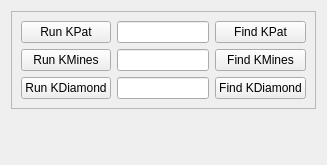
<?xml version="1.0" encoding="UTF-8"?>
<ui version="4.0">
 <class>MainBox</class>
 <widget class="QWidget" name="MainBox">
  <property name="geometry">
   <rect>
    <x>0</x>
    <y>0</y>
    <width>327</width>
    <height>165</height>
   </rect>
  </property>
  <property name="windowTitle">
   <string>Dialog</string>
  </property>
  <layout class="QVBoxLayout" name="verticalLayout">
   <item>
    <widget class="QFrame" name="frame">
     <property name="sizePolicy">
      <sizepolicy hsizetype="Preferred" vsizetype="Fixed">
       <horstretch>0</horstretch>
       <verstretch>0</verstretch>
      </sizepolicy>
     </property>
     <property name="frameShape">
      <enum>QFrame::StyledPanel</enum>
     </property>
     <property name="frameShadow">
      <enum>QFrame::Raised</enum>
     </property>
     <layout class="QHBoxLayout" name="horizontalLayout">
      <item>
       <layout class="QGridLayout" name="gridLayout">
        <item row="1" column="1">
         <widget class="QLineEdit" name="le_kmines">
          <property name="readOnly">
           <bool>true</bool>
          </property>
         </widget>
        </item>
        <item row="2" column="0">
         <widget class="QPushButton" name="btn_kdiamond">
          <property name="text">
           <string>Run KDiamond</string>
          </property>
         </widget>
        </item>
        <item row="2" column="1">
         <widget class="QLineEdit" name="le_kdiamond">
          <property name="readOnly">
           <bool>true</bool>
          </property>
         </widget>
        </item>
        <item row="0" column="0">
         <widget class="QPushButton" name="btn_kpat">
          <property name="text">
           <string>Run KPat</string>
          </property>
         </widget>
        </item>
        <item row="1" column="0">
         <widget class="QPushButton" name="btn_kmines">
          <property name="text">
           <string>Run KMines</string>
          </property>
         </widget>
        </item>
        <item row="0" column="1">
         <widget class="QLineEdit" name="le_kpat">
          <property name="readOnly">
           <bool>true</bool>
          </property>
         </widget>
        </item>
        <item row="0" column="2">
         <widget class="QPushButton" name="btn_find_kpat">
          <property name="text">
           <string>Find KPat</string>
          </property>
         </widget>
        </item>
        <item row="1" column="2">
         <widget class="QPushButton" name="btn_find_kmines">
          <property name="text">
           <string>Find KMines</string>
          </property>
         </widget>
        </item>
        <item row="2" column="2">
         <widget class="QPushButton" name="btn_find_kdiamond">
          <property name="text">
           <string>Find KDiamond</string>
          </property>
         </widget>
        </item>
       </layout>
      </item>
     </layout>
    </widget>
   </item>
   <item>
    <spacer name="verticalSpacer">
     <property name="orientation">
      <enum>Qt::Vertical</enum>
     </property>
     <property name="sizeHint" stdset="0">
      <size>
       <width>20</width>
       <height>40</height>
      </size>
     </property>
    </spacer>
   </item>
  </layout>
 </widget>
 <tabstops>
  <tabstop>btn_kpat</tabstop>
  <tabstop>le_kpat</tabstop>
  <tabstop>btn_find_kpat</tabstop>
  <tabstop>btn_kmines</tabstop>
  <tabstop>le_kmines</tabstop>
  <tabstop>btn_find_kmines</tabstop>
  <tabstop>btn_kdiamond</tabstop>
  <tabstop>le_kdiamond</tabstop>
  <tabstop>btn_find_kdiamond</tabstop>
 </tabstops>
 <resources/>
 <connections/>
</ui>
